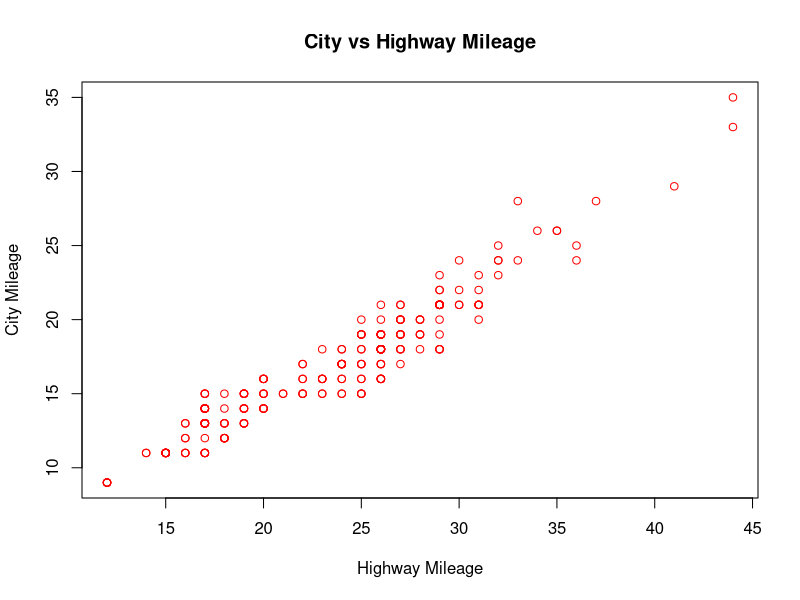
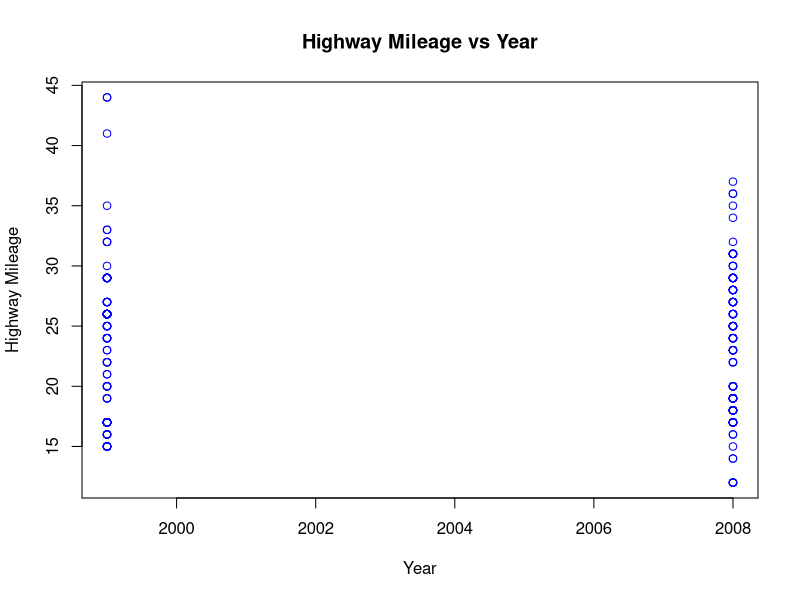

The R source for these figures, in order:
## ---- chunk 1
knitr::opts_chunk$set(echo = TRUE)
## ---- chunk 2
cel <- c((24-32)*5/9, (15-32)*5/9)
cel
## ---- chunk 3
vec200 <- 0
for (i in 1:200) {
  if(i%%2==0)
    vec200[i] = 1
  else
    vec200[i] = 3
}
vec200
## ---- chunk 4
numPerfect <- round(sqrt(2001)) - 1
numPerfect
## ---- chunk 5
if(!require('ggplot2'))
  install.packages('ggplot2')
## ---- chunk 6
tmp <- sort(mpg$hwy, decreasing=TRUE)
top3 <- mpg[c(which(mpg$hwy == tmp[1]), which(mpg$hwy == tmp[3])),]
top3
## ---- chunk 7
numCompact <- length(which(mpg$class == 'compact'))
numCompact
## ---- chunk 8
plot(mpg$hwy, mpg$cty, main="City vs Highway Mileage", xlab="Highway Mileage", ylab="City Mileage", col="red")
## ---- chunk 9
length(unique(mpg$hwy))
length(unique(mpg$cty))
## ---- chunk 10
library(dplyr)
mpg %>% group_by(year) %>% summarise(avg = mean(hwy))
plot(mpg$year, mpg$hwy, main="Highway Mileage vs Year", xlab="Year", ylab="Highway Mileage", col="blue", type="p")
